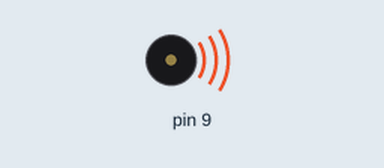
The sketch below on a simulated Arduino Uno, built with avr-gcc and run on an emulated ATmega328P. Parts: buzzer (waves = sounding). Random numbers use the default seed unless the sketch sets one.

Above: at 2.0 s.
Timing chart, 0 to 4.8 s (numbered marks = the images above):
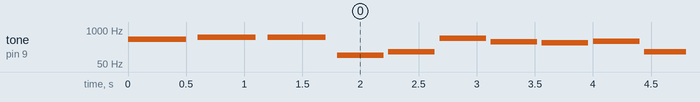

The sketch:

A06_tone.ino
```cpp
void setup() {
  tone(9, 440, 500);
  delay(600);
  tone(9, 523, 500);
  delay(600);
  tone(9, 523, 500);
  delay(600);

}

void loop() {
  int f = random(100, 800);
  int d = 400;
  tone(9, f, d);
  delay(d*1.1);
}
```

Measured:
- by itself, tone on pin 9: plays 440 Hz for 0.50 s, 523 Hz for 0.50 s, 523 Hz for 0.50 s, 107 Hz for 0.40 s, 149 Hz for 0.40 s, 473 Hz for 0.40 s … (295 notes in this stretch)
